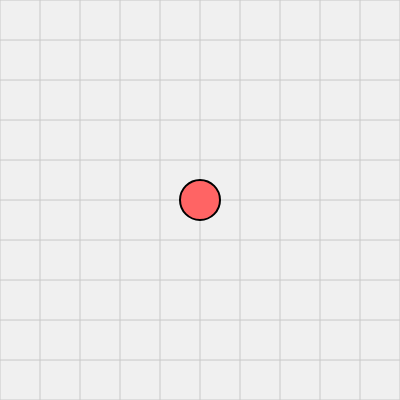
Frame 1 (no input)
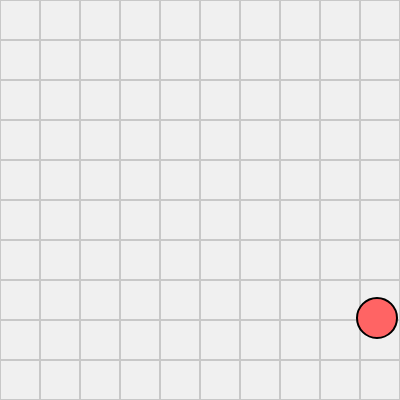
Frame 60 (no input)
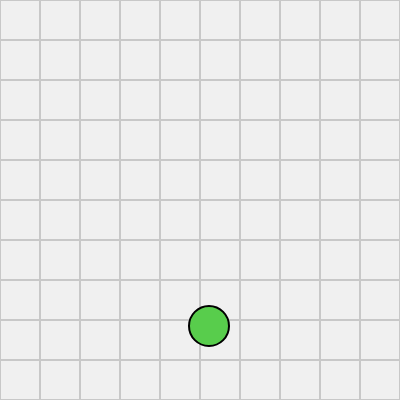
Frame 120 (the mouse pressed at the canvas centre since frame 60)

The p5.js sketch that drew these frames (run headless with seeded random() and noise() and a simulated clock; from frame 60 on, the mouse is pressed at the canvas centre):

// p5.js sketch
// ── sketch.js
let ballX = 200;
let ballY = 200;
let ballSize = 40;
let speedX = 3;
let speedY = 2;

let ballColor;

function setup() {
  createCanvas(400, 400);
  ballColor = color(255, 100, 100);
}

function draw() {
  background(240);

  stroke(200);
  for (let i = 0; i <= width; i += 40) {
    line(i, 0, i, height);
    line(0, i, width, i);
  }

  fill(ballColor);
  stroke(0);
  strokeWeight(2);
  ellipse(ballX, ballY, ballSize);

  ballX += speedX;
  ballY += speedY;

  if (ballX > width - ballSize / 2 || ballX < ballSize / 2) {
    speedX *= -1;
    ballColor = color(random(255), random(255), random(255)); // Change color on X edge
  }

  if (ballY > height - ballSize / 2 || ballY < ballSize / 2) {
    speedY *= -1;
    ballColor = color(random(255), random(255), random(255)); // Change color on Y edge
  }
}
